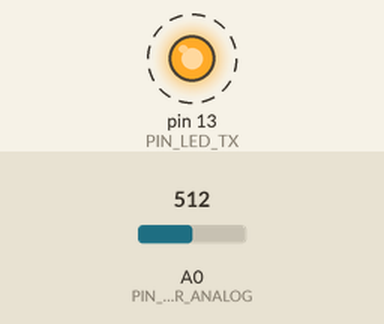
Bench run of a sketch on a simulated Arduino Uno, built with avr-gcc and run on an emulated ATmega328P. Parts: output pins drawn as LEDs (lit = HIGH). Dashed ring = blinking. The test bench sets the inputs (shaded band); at power-on: A0 (PIN_LDR_ANALOG) = 512. Pins used as bus, display or sensor lines are not drawn; what the sketch prints to the serial monitor is not drawn.

Above: at 0.07 s.
Timing chart, 0 to 3.0 s (numbered marks = the images above):
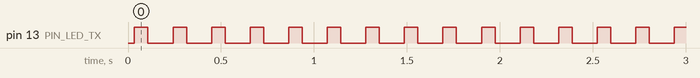

Measured:
- by itself, pin 13 (PIN_LED_TX): alternates HIGH for 0.07 s and LOW for 0.13 s

The sketch:

transmitter.ino
```cpp
/**
 * @file transmitter.ino
 * @brief RF 433 MHz Light Sensing & Digital Telemetry Transmitter
 * @author K Azaan Ahamed (23BEC0362), S S Sreenithie (23BEC0423)
 *
 * Pin Connections:
 *   - LDR Module (Analog In)  : A0
 *   - RF 433 MHz TX Data      : Digital Pin 12
 *   - Pushbutton (Calibration): Digital Pin 2 (Internal Pullup)
 *   - Status LED              : Digital Pin 13
 */

#include <Arduino.h>

const int PIN_LDR_ANALOG = A0;
const int PIN_RF_TX      = 12;
const int PIN_BTN_CALIB  = 2;
const int PIN_LED_TX     = 13;

// Packet Protocol Definition
// [0xAA (Preamble)] [0x55 (Sync)] [LDR_HIGH] [LDR_LOW] [DIGIT_A] [DIGIT_B] [DIFF_C] [CHECKSUM]
struct TelemetryPacket {
    uint8_t preamble; // 0xAA
    uint8_t sync;     // 0x55
    uint16_t ldrRaw;  // 0 - 1023
    uint8_t digitA;   // Tens digit of normalized light
    uint8_t digitB;   // Units digit of normalized light
    uint8_t diffC;    // Absolute difference |A - B| constrained 0-7
    uint8_t checksum;
};

// Software Manchester/OOK Bit-Banging Transmitter for 433 MHz Link
const unsigned int BIT_PERIOD_US = 500; // 2 kbps bit rate

void sendBit(bool bit) {
    if (bit) {
        // High bit: 500us HIGH, 500us LOW (Manchester encoding)
        digitalWrite(PIN_RF_TX, HIGH);
        delayMicroseconds(BIT_PERIOD_US);
        digitalWrite(PIN_RF_TX, LOW);
        delayMicroseconds(BIT_PERIOD_US);
    } else {
        // Low bit: 500us LOW, 500us HIGH
        digitalWrite(PIN_RF_TX, LOW);
        delayMicroseconds(BIT_PERIOD_US);
        digitalWrite(PIN_RF_TX, HIGH);
        delayMicroseconds(BIT_PERIOD_US);
    }
}

void sendByte(uint8_t byte) {
    for (int i = 7; i >= 0; i--) {
        sendBit((byte >> i) & 0x01);
    }
}

void transmitPacket(const TelemetryPacket& pkt) {
    digitalWrite(PIN_LED_TX, HIGH);

    // Send training preamble pulses for AGC lock on receiver
    for (int i = 0; i < 8; i++) {
        digitalWrite(PIN_RF_TX, HIGH);
        delayMicroseconds(BIT_PERIOD_US);
        digitalWrite(PIN_RF_TX, LOW);
        delayMicroseconds(BIT_PERIOD_US);
    }

    sendByte(pkt.preamble);
    sendByte(pkt.sync);
    sendByte((uint8_t)(pkt.ldrRaw >> 8));
    sendByte((uint8_t)(pkt.ldrRaw & 0xFF));
    sendByte(pkt.digitA);
    sendByte(pkt.digitB);
    sendByte(pkt.diffC);
    sendByte(pkt.checksum);

    // Flush to low idle
    digitalWrite(PIN_RF_TX, LOW);
    digitalWrite(PIN_LED_TX, LOW);
}

void setup() {
    Serial.begin(115200);
    pinMode(PIN_LDR_ANALOG, INPUT);
    pinMode(PIN_RF_TX, OUTPUT);
    digitalWrite(PIN_RF_TX, LOW);
    pinMode(PIN_BTN_CALIB, INPUT_PULLUP);
    pinMode(PIN_LED_TX, OUTPUT);

    Serial.println(F("=== RF 433 MHz LDR Light Transmitter Node Online ==="));
}

void loop() {
    // 1. Oversample LDR reading for noise rejection
    long sum = 0;
    for (int i = 0; i < 16; i++) {
        sum += analogRead(PIN_LDR_ANALOG);
        delay(2);
    }
    uint16_t rawLdr = sum / 16;

    // 2. Normalize and compute digits (00 to 99 range)
    int norm = map(rawLdr, 0, 1023, 0, 99);
    norm = constrain(norm, 0, 99);

    uint8_t digitA = norm / 10;
    uint8_t digitB = norm % 10;
    uint8_t diffC  = abs((int)digitA - (int)digitB);
    if (diffC > 7) diffC = 7; // Clamp to 3-bit max

    // 3. Assemble Packet with Checksum
    TelemetryPacket pkt;
    pkt.preamble = 0xAA;
    pkt.sync     = 0x55;
    pkt.ldrRaw   = rawLdr;
    pkt.digitA   = digitA;
    pkt.digitB   = digitB;
    pkt.diffC    = diffC;
    pkt.checksum = (uint8_t)(pkt.preamble ^ pkt.sync ^ (pkt.ldrRaw >> 8) ^
                             (pkt.ldrRaw & 0xFF) ^ pkt.digitA ^ pkt.digitB ^ pkt.diffC);

    // 4. Broadcast wirelessly over RF
    transmitPacket(pkt);

    Serial.print(F("[TX] LDR Raw=")); Serial.print(rawLdr);
    Serial.print(F(" | Norm=")); Serial.print(norm);
    Serial.print(F(" | A=")); Serial.print(digitA);
    Serial.print(F(" | B=")); Serial.print(digitB);
    Serial.print(F(" | Diff C=")); Serial.println(diffC);

    delay(100); // 10 Hz telemetry rate
}
```
